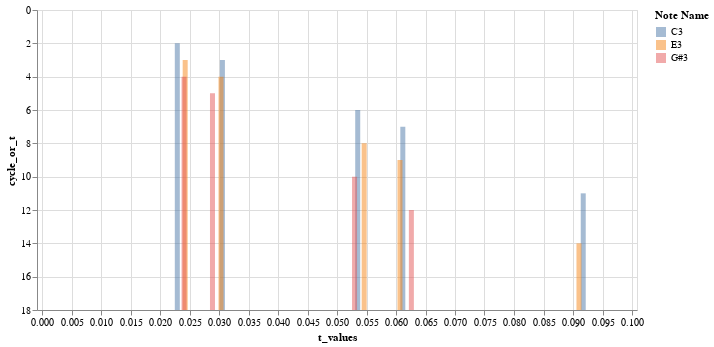

The cell this chart's notebook holds for it:
### Code cell
chart1= alt.Chart(extracted_winners).mark_bar(
    opacity=0.5,
).encode(
    x=alt.X('t_values', scale=alt.Scale(domain=[0, 0.1])),
    y=alt.Y('cycle_or_t', scale=alt.Scale(reverse=True)),
    y2=alt.Y2(datum=18),
    color=alt.Color('note_name', legend=alt.Legend(title="Note Name")),
    # tooltip=['note_name','t_values','cycle_or_t'],
).properties(
    width=600,
    height=300
)
chart1

### Figure 1 — Vega-Lite specification as saved in the notebook (floating-point values rounded to 4 significant figures)
{"config": {"view": {"continuousWidth": 300, "continuousHeight": 300}}, "data": {"name": "data-d314a06c71533917d69602ae147b72b5"}, "mark": {"type": "bar", "opacity": 0.5}, "encoding": {"color": {"field": "note_name", "legend": {"title": "Note Name"}, "type": "nominal"}, "x": {"field": "t_values", "scale": {"domain": [0, 0.1]}, "type": "quantitative"}, "y": {"field": "cycle_or_t", "scale": {"reverse": true}, "type": "quantitative"}, "y2": {"datum": 18}}, "height": 300, "width": 600, "$schema": "https://vega.github.io/schema/vega-lite/v5.20.1.json", "datasets": {"data-d314a06c71533917d69602ae147b72b5": [{"note_name": "C3", "t_values": 0.09173, "cycle_or_t": 11.0, "winner_num": 1}, {"note_name": "E3", "t_values": 0.09101, "cycle_or_t": 14.0, "winner_num": 1}, {"note_name": "G#3", "t_values": 0.0915, "cycle_or_t": 18.0, "winner_num": 1}, {"note_name": "C3", "t_values": 0.02293, "cycle_or_t": 2.0, "winner_num": 2}, {"note_name": "E3", "t_values": 0.02427, "cycle_or_t": 3.0, "winner_num": 2}, {"note_name": "G#3", "t_values": 0.02408, "cycle_or_t": 4.0, "winner_num": 2}, {"note_name": "C3", "t_values": 0.05351, "cycle_or_t": 6.0, "winner_num": 3}, {"note_name": "E3", "t_values": 0.05461, "cycle_or_t": 8.0, "winner_num": 3}, {"note_name": "G#3", "t_values": 0.05297, "cycle_or_t": 10.0, "winner_num": 3}, {"note_name": "C3", "t_values": 0.03058, "cycle_or_t": 3.0, "winner_num": 4}, {"note_name": "E3", "t_values": 0.03034, "cycle_or_t": 4.0, "winner_num": 4}, {"note_name": "G#3", "t_values": 0.02889, "cycle_or_t": 5.0, "winner_num": 4}, {"note_name": "C3", "t_values": 0.06116, "cycle_or_t": 7.0, "winner_num": 5}, {"note_name": "E3", "t_values": 0.06067, "cycle_or_t": 9.0, "winner_num": 5}, {"note_name": "G#3", "t_values": 0.0626, "cycle_or_t": 12.0, "winner_num": 5}]}}
